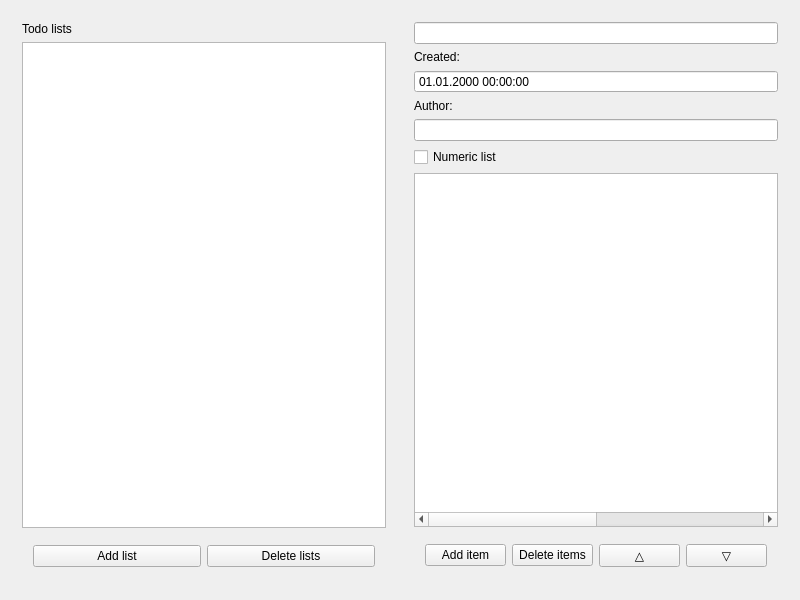
<?xml version="1.0" encoding="UTF-8"?>
<ui version="4.0">
 <class>MainWindow</class>
 <widget class="QMainWindow" name="MainWindow">
  <property name="geometry">
   <rect>
    <x>0</x>
    <y>0</y>
    <width>800</width>
    <height>600</height>
   </rect>
  </property>
  <property name="windowTitle">
   <string>MainWindow</string>
  </property>
  <widget class="QWidget" name="centralWidget">
   <layout class="QHBoxLayout" name="horizontalLayout_3">
    <item>
     <widget class="QWidget" name="left_widget" native="true">
      <layout class="QVBoxLayout" name="verticalLayout">
       <item>
        <widget class="QLabel" name="todo_lists">
         <property name="text">
          <string>Todo lists</string>
         </property>
        </widget>
       </item>
       <item>
        <widget class="QListWidget" name="listWidget">
         <property name="selectionMode">
          <enum>QAbstractItemView::ExtendedSelection</enum>
         </property>
         <property name="isWrapping" stdset="0">
          <bool>false</bool>
         </property>
         <property name="resizeMode">
          <enum>QListView::Fixed</enum>
         </property>
        </widget>
       </item>
       <item>
        <widget class="QWidget" name="buttons_widget" native="true">
         <layout class="QHBoxLayout" name="horizontalLayout_2">
          <item>
           <widget class="QPushButton" name="addList">
            <property name="text">
             <string>Add list</string>
            </property>
           </widget>
          </item>
          <item>
           <widget class="QPushButton" name="deleteList">
            <property name="text">
             <string>Delete lists</string>
            </property>
           </widget>
          </item>
         </layout>
        </widget>
       </item>
      </layout>
     </widget>
    </item>
    <item>
     <widget class="QWidget" name="right_widget" native="true">
      <layout class="QVBoxLayout" name="verticalLayout_2">
       <item>
        <widget class="QLineEdit" name="header"/>
       </item>
       <item>
        <widget class="QLabel" name="lable_created">
         <property name="text">
          <string>Created:</string>
         </property>
        </widget>
       </item>
       <item>
        <widget class="QDateTimeEdit" name="created">
         <property name="enabled">
          <bool>true</bool>
         </property>
         <property name="readOnly">
          <bool>false</bool>
         </property>
         <property name="buttonSymbols">
          <enum>QAbstractSpinBox::NoButtons</enum>
         </property>
         <property name="specialValueText">
          <string/>
         </property>
         <property name="dateTime">
          <datetime>
           <hour>0</hour>
           <minute>0</minute>
           <second>0</second>
           <year>2000</year>
           <month>1</month>
           <day>1</day>
          </datetime>
         </property>
         <property name="displayFormat">
          <string>dd.MM.yyyy HH:mm:ss</string>
         </property>
        </widget>
       </item>
       <item>
        <widget class="QLabel" name="label_author">
         <property name="text">
          <string>Author:</string>
         </property>
        </widget>
       </item>
       <item>
        <widget class="QLineEdit" name="author"/>
       </item>
       <item>
        <widget class="QCheckBox" name="isNumericList">
         <property name="text">
          <string>Numeric list</string>
         </property>
        </widget>
       </item>
       <item>
        <widget class="QTableWidget" name="tableWidget">
         <property name="sortingEnabled">
          <bool>false</bool>
         </property>
         <attribute name="horizontalHeaderVisible">
          <bool>false</bool>
         </attribute>
         <attribute name="horizontalHeaderDefaultSectionSize">
          <number>200</number>
         </attribute>
         <attribute name="verticalHeaderVisible">
          <bool>true</bool>
         </attribute>
         <attribute name="verticalHeaderDefaultSectionSize">
          <number>30</number>
         </attribute>
         <column>
          <property name="text">
           <string>body</string>
          </property>
         </column>
         <column>
          <property name="text">
           <string>status</string>
          </property>
         </column>
        </widget>
       </item>
       <item>
        <widget class="QWidget" name="buttons_widget_2" native="true">
         <layout class="QHBoxLayout" name="horizontalLayout">
          <item>
           <widget class="QPushButton" name="addItem">
            <property name="text">
             <string>Add item</string>
            </property>
           </widget>
          </item>
          <item>
           <widget class="QPushButton" name="deleteItem">
            <property name="text">
             <string>Delete items</string>
            </property>
           </widget>
          </item>
          <item>
           <widget class="QPushButton" name="itemUp">
            <property name="text">
             <string>△</string>
            </property>
           </widget>
          </item>
          <item>
           <widget class="QPushButton" name="itemDown">
            <property name="text">
             <string>▽</string>
            </property>
           </widget>
          </item>
         </layout>
        </widget>
       </item>
      </layout>
     </widget>
    </item>
   </layout>
  </widget>
 </widget>
 <layoutdefault spacing="6" margin="11"/>
 <resources/>
 <connections/>
</ui>
